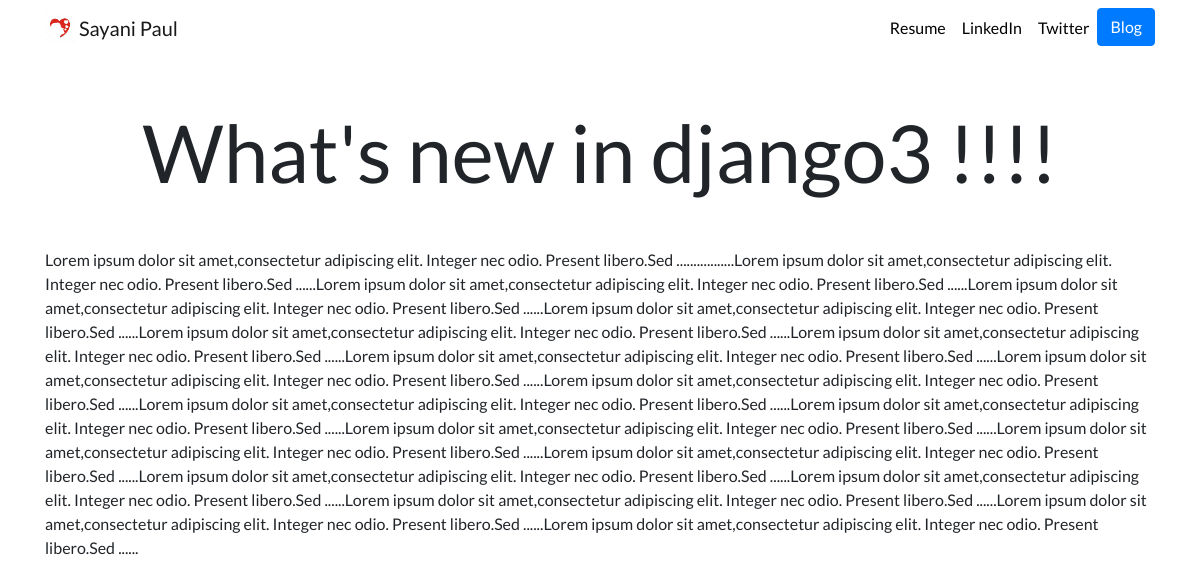
The page /blog1/1/ on the database its author committed.
### blog1/models.py (models this page shows)
class Blog(models.Model):
    title = models.CharField(max_length=100)
    description = models.TextField()
    datetime = models.DateTimeField()

### blog1/views.py (the view)
# urls.py: path('<int:blog_id>/', views.detail, name='detail'),
def detail(request,blog_id):
    blog = get_object_or_404(Blog, pk=blog_id)
    return render(request, 'blog1/detail.html', {'blog':blog})

### blog1/templates/blog1/detail.html (shortened to what this page needs)
{% extends "portfolio1/base.html" %}
{% load static %}
{% block content %}
<h1 class="text-center mt-5" id="blogdetailtitle">{{ blog.title }}</h1>
{{ blog.description|safe }}
{% endblock %}

### portfolio1/static/portfolio1/custom.css (style rules this page uses)
body { font-family: 'Lato', sans-serif; }
@media (min-width: 992px) { #blogdetailtitle { font-size: 5rem; } }

### rows shown on the page
Blog: title "What's new in django3 !!!!", description "Lorem ipsum dolor sit amet,consectetur adipiscing elit. Integer nec odio. Present libero.Sed .................Lorem ipsum dolor sit amet,consectetur adipiscing elit. Integer nec odio. Present libero.Sed ......Lorem ipsum dolor sit amet,consectetur adipiscing elit. Integer nec odio. Present libero.Sed ......Lorem ipsum dolor sit amet,consectetur adipiscing elit. Integer nec odio. Present libero.Sed ......Lorem ipsum dolor sit amet,consectetur adipiscing elit. Integer nec odio. Present libero.Sed ......Lorem ipsum dolor sit amet,consectetur adipiscing elit. Integer nec odio. Present libero.Sed ......Lorem ipsum dolor sit amet,consectetur adipiscing elit. Integer nec odio. Present libero.Sed…"
